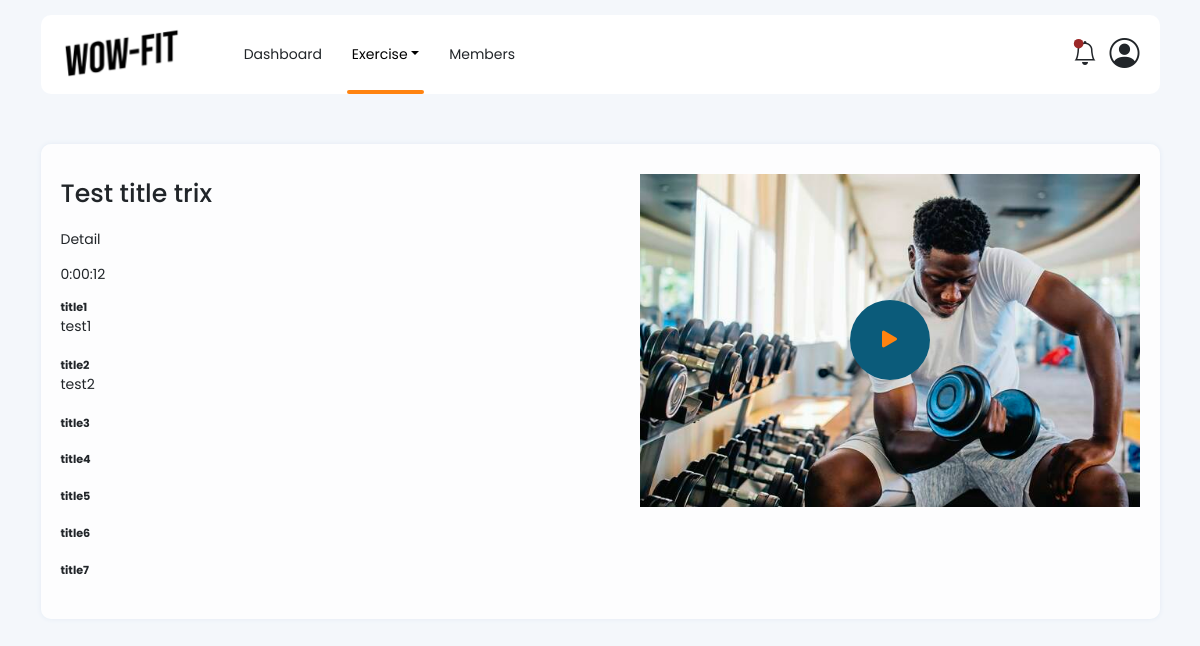
The page /exercise/detail/83/ on the database as committed earlier.
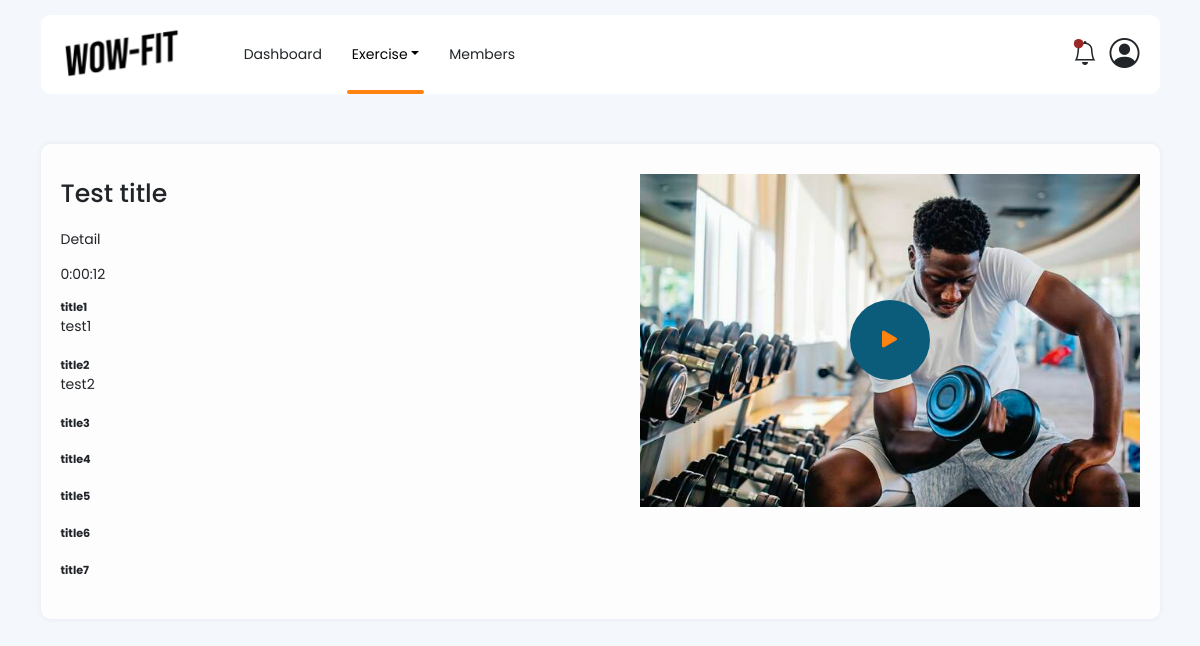
The same page on the database as committed later.
### exercise/models.py (models this page shows, shortened)
class Exercise(models.Model):
    name = models.CharField(max_length=200)
    description = models.TextField(max_length=2000, null=True)
    duration = models.DurationField(null=True)
    steps = models.JSONField(null=True)
    image = models.ImageField(upload_to='images', null=True)

### exercise/views.py (the view)
# urls.py: path('detail/<int:pk>/', views.ExerciseDetailView.as_view(), name='exercise_detail'),
class ExerciseDetailView(DetailView):
    model = Exercise
    context_object_name = 'model'
    template_name = '_exercise-detail.html'

### templates/_exercise-detail.html
{% extends 'base.html' %}
{% load static %}
{% block contents %}
    <div class="container">
        {% include '_header.html' %}
        <div class="main">
            <div class="box">
                {% if model %}
                    <div class="layout-2">
                        <div class="div">
                            <h1 class="main-title">{{ model.name }}</h1>
                            <p class="text">{{ model.description }}</p>
                            <p>{{ model.duration }}</p>
                            <ul class="step-desc">
                                {% for k, v in model.steps.items %}
                                    <li>
                                        <div class="title">{{ k }}</div>
                                        <div class="desc">{{ v }}</div>
                                    </li>
                                {% endfor %}
                            </ul>
                        </div>
                        <div class="div">
                            <div class="video-play" style="background-image: url(/media/{{ model.image }})">
                                <div class="video-play-icon"><i class="bi bi-play-fill"></i></div>
                            </div>
                        </div>
                    </div>
                {% endif %}
            </div>
        </div>
    </div>
{% endblock %}

### templates/base.html (shortened to what this page needs)
{% load static %}
<!doctype html>
<html lang="en">
<head>
    <link rel="stylesheet" href="{% static 'css/bootstrap.css' %}">
    <link rel="stylesheet" href="{% static 'css/style.css' %}">
    <link rel="stylesheet" href="https://cdn.jsdelivr.net/npm/bootstrap-icons@1.10.2/font/bootstrap-icons.css">
</head>
<body>
    {% block contents %}
    {% endblock %}
</body>
</html>

### templates/_header.html (shortened to what this page needs)
{% load static %}
<nav class="navbar navbar-expand-lg"><a class="navbar-brand" href="#"><img src="{% static 'img/logo.png'%}"></a>
    <div class="collapse navbar-collapse" id="navbarSupportedContent">
        <ul class="navbar-nav me-auto mb-2 mb-lg-0">
            <li class="nav-item"><a class="nav-link" href="/exercise">Dashboard</a>
            </li>
            <li class="nav-item dropdown"><a class="nav-link active dropdown-toggle" href="#" role="button"
                                             data-bs-toggle="dropdown" aria-expanded="false">Exercise</a>
            </li>
            <li class="nav-item"><a class="nav-link" href="{%  url 'members:member_list'  %}">Members</a>
            </li>
        </ul>
        <div class="d-flex" role="search">
            <div class="notification"><i class="bi bi-bell"></i>
                <div class="status-mark bg-danger"><span class="visually-hidden">text</span></div>
            </div>
            <div class="dropdown">
                <div class="user-account" href="#" role="button" data-bs-toggle="dropdown" aria-expanded="false"><i
                        class="bi bi-person-circle"></i></div>
            </div>
        </div>
    </div>
</nav>

Rows that differ between the two databases and show on the page:
changed Exercise "Detail": name "Test title trix" → "Test title"
